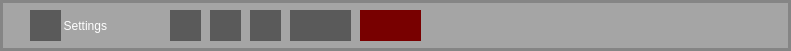
   <widget class="QFrame" name="frame_4">
    <property name="geometry">
     <rect>
      <x>-5</x>
      <y>365</y>
      <width>791</width>
      <height>51</height>
     </rect>
    </property>
    <property name="styleSheet">
     <string notr="true">border-radius: 0px;
border: 3px solid rgba(0, 0, 0, 50);
background-color: rgba(0, 0, 0, 50);

</string>
    </property>
    <property name="frameShape">
     <enum>QFrame::StyledPanel</enum>
    </property>
    <property name="frameShadow">
     <enum>QFrame::Raised</enum>
    </property>
    <widget class="QPushButton" name="pushButton_settings">
     <property name="geometry">
      <rect>
       <x>30</x>
       <y>10</y>
       <width>31</width>
       <height>31</height>
      </rect>
     </property>
     <property name="toolTip">
      <string comment="Settings" extracomment="Settings"/>
     </property>
     <property name="toolTipDuration">
      <number>3</number>
     </property>
     <property name="styleSheet">
      <string notr="true">QPushButton {
	border: none;
	border-radius: 0px;
	background-color: rgb(90, 90, 90);
	background-image: url(:/icons/settings.png);
	color: white;
}

QPushButton:hover {
	background-image: url(:/icons/settingsb.png);
	color: white;
}

QPushButton:pressed {
	background-color: rgb(130, 180, 230);
	color: white;
}</string>
     </property>
     <property name="text">
      <string/>
     </property>
     <property name="checkable">
      <bool>false</bool>
     </property>
    </widget>
    <widget class="QPushButton" name="pushButton_measure">
     <property name="geometry">
      <rect>
       <x>170</x>
       <y>10</y>
       <width>31</width>
       <height>31</height>
      </rect>
     </property>
     <property name="styleSheet">
      <string notr="true">QPushButton {
	border: none;
	border-radius: 0px;
	background-color: rgb(90, 90, 90);
	background-image: url(:/icons/measure.png);
	color: white;
}

QPushButton:hover {
	background-image: url(:/icons/measureb.png);
	color: white;
}

QPushButton:pressed {
	background-color: rgb(130, 180, 230);
	color: white;
}</string>
     </property>
     <property name="text">
      <string/>
     </property>
     <property name="checkable">
      <bool>false</bool>
     </property>
    </widget>
    <widget class="QPushButton" name="pushButton_saveimg">
     <property name="geometry">
      <rect>
       <x>360</x>
       <y>10</y>
       <width>61</width>
       <height>31</height>
      </rect>
     </property>
     <property name="styleSheet">
      <string notr="true">QPushButton {
	border: none;
	border-radius: 0px;
	background-color: rgb(120,0,0);
	background-image: url(:/icons/takeimage.png);
	color: white;
	font: 75 10pt &quot;MS Shell Dlg 2&quot;;
}

QPushButton:hover {
	background-color: rgb(255, 0, 0);
	color: white;
}

</string>
     </property>
     <property name="text">
      <string/>
     </property>
     <property name="checkable">
      <bool>false</bool>
     </property>
    </widget>
    <widget class="QPushButton" name="pushButton_record">
     <property name="geometry">
      <rect>
       <x>290</x>
       <y>10</y>
       <width>61</width>
       <height>31</height>
      </rect>
     </property>
     <property name="styleSheet">
      <string notr="true">QPushButton {
	border: none;
	border-radius: 0px;
	background-color: rgb(90, 90, 90);
	background-image: url(:/icons/record.png);
	color: white;
}

QPushButton:hover {
	background-image: url(:/icons/recordb.png);
	color: white;
}

QPushButton:pressed {
	background-color: rgb(255, 0, 0);
	color: white;
}</string>
     </property>
     <property name="text">
      <string/>
     </property>
     <property name="checkable">
      <bool>false</bool>
     </property>
    </widget>
    <widget class="QPushButton" name="pushButton_freeze">
     <property name="geometry">
      <rect>
       <x>210</x>
       <y>10</y>
       <width>31</width>
       <height>31</height>
      </rect>
     </property>
     <property name="styleSheet">
      <string notr="true">QPushButton {
	border: none;
	border-radius: 0px;
	background-color: rgb(90, 90, 90);
	background-image: url(:/icons/pause.png);
	color: white;
}

QPushButton:hover {
	background-image: url(:/icons/pauseb.png);
	color: white;
}

QPushButton:pressed {
	background-color: rgb(130, 180, 230);
	color: white;
}</string>
     </property>
     <property name="text">
      <string/>
     </property>
     <property name="checkable">
      <bool>false</bool>
     </property>
    </widget>
    <widget class="QPushButton" name="pushButton_average">
     <property name="geometry">
      <rect>
       <x>250</x>
       <y>10</y>
       <width>31</width>
       <height>31</height>
      </rect>
     </property>
     <property name="styleSheet">
      <string notr="true">QPushButton {
	border: none;
	border-radius: 0px;
	background-color: rgb(90, 90, 90);
	background-image: url(:/icons/summe.png);
	color: white;
}

QPushButton:hover {
	background-image: url(:/icons/summeb.png);
	color: white;
}

QPushButton:pressed {
	background-color: rgb(130, 180, 230);
	color: white;
}</string>
     </property>
     <property name="text">
      <string/>
     </property>
     <property name="checkable">
      <bool>false</bool>
     </property>
    </widget>
    <widget class="QLabel" name="label_19">
     <property name="geometry">
      <rect>
       <x>60</x>
       <y>15</y>
       <width>51</width>
       <height>21</height>
      </rect>
     </property>
     <property name="styleSheet">
      <string notr="true">border-radius: 2px;
background-color: rgba(255, 0, 100, 0);
border-color: rgba(5, 5, 5, 0);
border-width: 1px;

</string>
     </property>
     <property name="text">
      <string>&lt;html&gt;&lt;head/&gt;&lt;body&gt;&lt;p align=&quot;right&quot;&gt;&lt;span style=&quot; color:#ffffff;&quot;&gt;Settings&lt;/span&gt;&lt;/p&gt;&lt;/body&gt;&lt;/html&gt;</string>
     </property>
     <property name="alignment">
      <set>Qt::AlignRight|Qt::AlignTop|Qt::AlignTrailing</set>
     </property>
     <property name="wordWrap">
      <bool>false</bool>
     </property>
    </widget>
   </widget>
